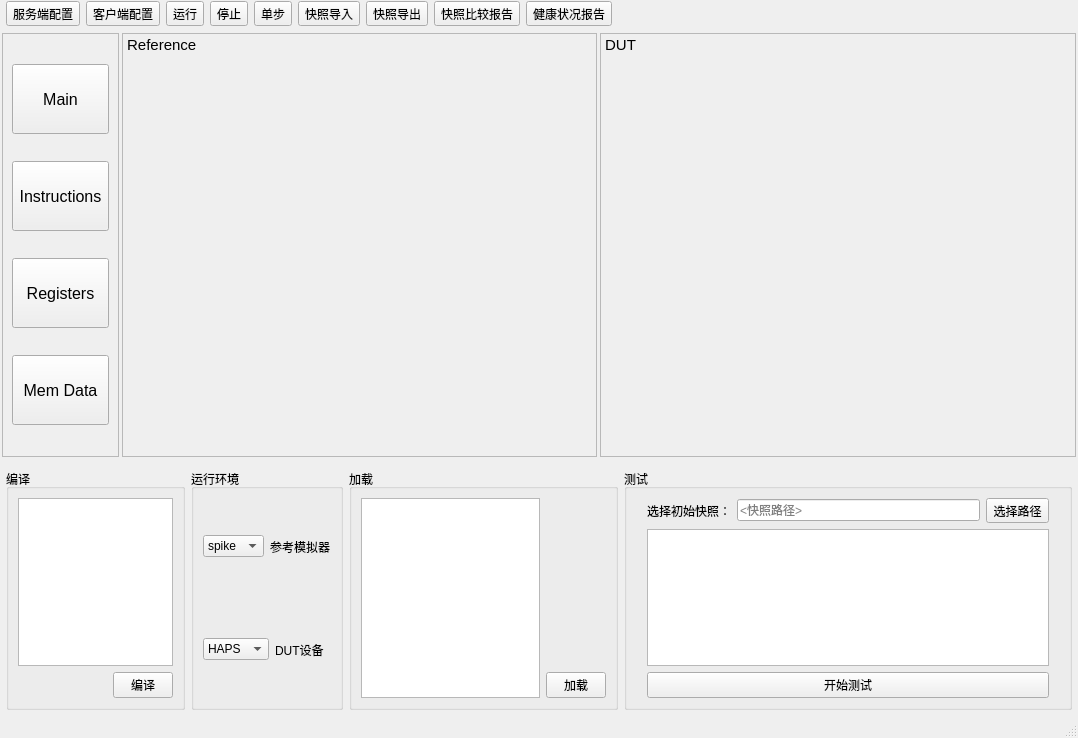
<?xml version="1.0" encoding="UTF-8"?>
<ui version="4.0">
 <class>MainWindow</class>
 <widget class="QMainWindow" name="MainWindow">
  <property name="geometry">
   <rect>
    <x>0</x>
    <y>0</y>
    <width>1078</width>
    <height>738</height>
   </rect>
  </property>
  <property name="windowTitle">
   <string>MainWindow</string>
  </property>
  <widget class="QWidget" name="centralwidget">
   <layout class="QVBoxLayout" name="verticalLayout" stretch="1,17,10">
    <property name="leftMargin">
     <number>1</number>
    </property>
    <property name="topMargin">
     <number>1</number>
    </property>
    <property name="rightMargin">
     <number>1</number>
    </property>
    <property name="bottomMargin">
     <number>1</number>
    </property>
    <item>
     <widget class="QWidget" name="widget_2" native="true">
      <layout class="QHBoxLayout" name="horizontalLayout_4">
       <property name="leftMargin">
        <number>5</number>
       </property>
       <property name="topMargin">
        <number>0</number>
       </property>
       <property name="rightMargin">
        <number>5</number>
       </property>
       <property name="bottomMargin">
        <number>0</number>
       </property>
       <item>
        <widget class="QToolButton" name="serviceButton">
         <property name="sizePolicy">
          <sizepolicy hsizetype="Fixed" vsizetype="Fixed">
           <horstretch>0</horstretch>
           <verstretch>0</verstretch>
          </sizepolicy>
         </property>
         <property name="minimumSize">
          <size>
           <width>10</width>
           <height>10</height>
          </size>
         </property>
         <property name="text">
          <string>服务端配置</string>
         </property>
         <property name="icon">
          <iconset>
           <normaloff>../imgs/icon/service.png</normaloff>../imgs/icon/service.png</iconset>
         </property>
         <property name="checkable">
          <bool>false</bool>
         </property>
         <property name="autoRepeat">
          <bool>false</bool>
         </property>
         <property name="autoExclusive">
          <bool>false</bool>
         </property>
         <property name="toolButtonStyle">
          <enum>Qt::ToolButtonTextBesideIcon</enum>
         </property>
         <property name="autoRaise">
          <bool>false</bool>
         </property>
        </widget>
       </item>
       <item>
        <widget class="QToolButton" name="clientButton">
         <property name="text">
          <string>客户端配置</string>
         </property>
         <property name="icon">
          <iconset>
           <normaloff>../imgs/icon/client.png</normaloff>../imgs/icon/client.png</iconset>
         </property>
         <property name="toolButtonStyle">
          <enum>Qt::ToolButtonTextBesideIcon</enum>
         </property>
        </widget>
       </item>
       <item>
        <widget class="QToolButton" name="runButton">
         <property name="text">
          <string>运行</string>
         </property>
         <property name="icon">
          <iconset>
           <normaloff>../imgs/icon/run.png</normaloff>../imgs/icon/run.png</iconset>
         </property>
         <property name="toolButtonStyle">
          <enum>Qt::ToolButtonTextBesideIcon</enum>
         </property>
        </widget>
       </item>
       <item>
        <widget class="QToolButton" name="stopButton">
         <property name="text">
          <string>停止</string>
         </property>
         <property name="icon">
          <iconset>
           <normaloff>../imgs/icon/stop.png</normaloff>../imgs/icon/stop.png</iconset>
         </property>
         <property name="toolButtonStyle">
          <enum>Qt::ToolButtonTextBesideIcon</enum>
         </property>
        </widget>
       </item>
       <item>
        <widget class="QToolButton" name="stepButton">
         <property name="text">
          <string>单步</string>
         </property>
         <property name="icon">
          <iconset>
           <normaloff>../imgs/icon/step.png</normaloff>../imgs/icon/step.png</iconset>
         </property>
         <property name="toolButtonStyle">
          <enum>Qt::ToolButtonTextBesideIcon</enum>
         </property>
        </widget>
       </item>
       <item>
        <widget class="QToolButton" name="importButton">
         <property name="text">
          <string>快照导入</string>
         </property>
         <property name="icon">
          <iconset>
           <normaloff>../imgs/icon/import.png</normaloff>../imgs/icon/import.png</iconset>
         </property>
         <property name="toolButtonStyle">
          <enum>Qt::ToolButtonTextBesideIcon</enum>
         </property>
        </widget>
       </item>
       <item>
        <widget class="QToolButton" name="exportButton">
         <property name="text">
          <string>快照导出</string>
         </property>
         <property name="icon">
          <iconset>
           <normaloff>../imgs/icon/export.png</normaloff>../imgs/icon/export.png</iconset>
         </property>
         <property name="toolButtonStyle">
          <enum>Qt::ToolButtonTextBesideIcon</enum>
         </property>
        </widget>
       </item>
       <item>
        <widget class="QToolButton" name="compareButton">
         <property name="text">
          <string>快照比较报告</string>
         </property>
         <property name="icon">
          <iconset>
           <normaloff>../imgs/icon/compare.png</normaloff>../imgs/icon/compare.png</iconset>
         </property>
         <property name="toolButtonStyle">
          <enum>Qt::ToolButtonTextBesideIcon</enum>
         </property>
        </widget>
       </item>
       <item>
        <widget class="QToolButton" name="healthButton">
         <property name="text">
          <string>健康状况报告</string>
         </property>
         <property name="icon">
          <iconset>
           <normaloff>../imgs/icon/health.png</normaloff>../imgs/icon/health.png</iconset>
         </property>
         <property name="toolButtonStyle">
          <enum>Qt::ToolButtonTextBesideIcon</enum>
         </property>
        </widget>
       </item>
       <item>
        <spacer name="horizontalSpacer_2">
         <property name="orientation">
          <enum>Qt::Horizontal</enum>
         </property>
         <property name="sizeHint" stdset="0">
          <size>
           <width>40</width>
           <height>20</height>
          </size>
         </property>
        </spacer>
       </item>
      </layout>
     </widget>
    </item>
    <item>
     <widget class="QWidget" name="widget_3" native="true">
      <layout class="QHBoxLayout" name="horizontalLayout_5" stretch="1,4,4">
       <property name="spacing">
        <number>1</number>
       </property>
       <property name="leftMargin">
        <number>1</number>
       </property>
       <property name="topMargin">
        <number>1</number>
       </property>
       <property name="rightMargin">
        <number>1</number>
       </property>
       <property name="bottomMargin">
        <number>1</number>
       </property>
       <item>
        <layout class="QVBoxLayout" name="verticalLayout_3" stretch="0">
         <property name="leftMargin">
          <number>0</number>
         </property>
         <property name="topMargin">
          <number>0</number>
         </property>
         <property name="rightMargin">
          <number>2</number>
         </property>
         <property name="bottomMargin">
          <number>0</number>
         </property>
         <item>
          <widget class="QScrollArea" name="scrollArea">
           <property name="widgetResizable">
            <bool>true</bool>
           </property>
           <widget class="QWidget" name="scrollAreaWidgetContents_3">
            <property name="geometry">
             <rect>
              <x>0</x>
              <y>0</y>
              <width>114</width>
              <height>420</height>
             </rect>
            </property>
            <layout class="QVBoxLayout" name="verticalLayout_7">
             <item>
              <widget class="QPushButton" name="Main_button">
               <property name="minimumSize">
                <size>
                 <width>80</width>
                 <height>70</height>
                </size>
               </property>
               <property name="font">
                <font>
                 <pointsize>12</pointsize>
                </font>
               </property>
               <property name="text">
                <string>Main</string>
               </property>
              </widget>
             </item>
             <item>
              <widget class="QPushButton" name="IS_button">
               <property name="enabled">
                <bool>true</bool>
               </property>
               <property name="sizePolicy">
                <sizepolicy hsizetype="Minimum" vsizetype="Fixed">
                 <horstretch>0</horstretch>
                 <verstretch>4</verstretch>
                </sizepolicy>
               </property>
               <property name="minimumSize">
                <size>
                 <width>80</width>
                 <height>70</height>
                </size>
               </property>
               <property name="font">
                <font>
                 <pointsize>12</pointsize>
                </font>
               </property>
               <property name="styleSheet">
                <string notr="true"/>
               </property>
               <property name="text">
                <string>Instructions</string>
               </property>
              </widget>
             </item>
             <item>
              <widget class="QPushButton" name="Reg_button">
               <property name="minimumSize">
                <size>
                 <width>80</width>
                 <height>70</height>
                </size>
               </property>
               <property name="font">
                <font>
                 <pointsize>12</pointsize>
                </font>
               </property>
               <property name="styleSheet">
                <string notr="true"/>
               </property>
               <property name="text">
                <string>Registers</string>
               </property>
              </widget>
             </item>
             <item>
              <widget class="QPushButton" name="Mem_button">
               <property name="minimumSize">
                <size>
                 <width>80</width>
                 <height>70</height>
                </size>
               </property>
               <property name="font">
                <font>
                 <pointsize>12</pointsize>
                </font>
               </property>
               <property name="styleSheet">
                <string notr="true"/>
               </property>
               <property name="text">
                <string>Mem Data</string>
               </property>
              </widget>
             </item>
            </layout>
           </widget>
          </widget>
         </item>
        </layout>
       </item>
       <item>
        <layout class="QGridLayout" name="REF_layout">
         <property name="rightMargin">
          <number>2</number>
         </property>
         <item row="0" column="0">
          <widget class="QWidget" name="REF_widget" native="true">
           <layout class="QHBoxLayout" name="horizontalLayout_9">
            <property name="leftMargin">
             <number>0</number>
            </property>
            <property name="topMargin">
             <number>0</number>
            </property>
            <property name="rightMargin">
             <number>0</number>
            </property>
            <property name="bottomMargin">
             <number>0</number>
            </property>
            <item>
             <widget class="QScrollArea" name="referenceArea">
              <property name="widgetResizable">
               <bool>true</bool>
              </property>
              <widget class="QWidget" name="scrollAreaWidgetContents">
               <property name="geometry">
                <rect>
                 <x>0</x>
                 <y>0</y>
                 <width>472</width>
                 <height>420</height>
                </rect>
               </property>
               <widget class="QLabel" name="referencelabel">
                <property name="geometry">
                 <rect>
                  <x>0</x>
                  <y>0</y>
                  <width>461</width>
                  <height>21</height>
                 </rect>
                </property>
                <property name="font">
                 <font>
                  <pointsize>11</pointsize>
                 </font>
                </property>
                <property name="text">
                 <string> Reference</string>
                </property>
               </widget>
              </widget>
             </widget>
            </item>
           </layout>
          </widget>
         </item>
        </layout>
       </item>
       <item>
        <layout class="QGridLayout" name="DUT_layout">
         <item row="0" column="0">
          <widget class="QWidget" name="DUT_widget" native="true">
           <layout class="QGridLayout" name="gridLayout_3">
            <property name="leftMargin">
             <number>0</number>
            </property>
            <property name="topMargin">
             <number>0</number>
            </property>
            <property name="rightMargin">
             <number>0</number>
            </property>
            <property name="bottomMargin">
             <number>0</number>
            </property>
            <property name="verticalSpacing">
             <number>6</number>
            </property>
            <item row="0" column="0">
             <widget class="QScrollArea" name="DUTArea_2">
              <property name="widgetResizable">
               <bool>true</bool>
              </property>
              <widget class="QWidget" name="scrollAreaWidgetContents_2">
               <property name="geometry">
                <rect>
                 <x>0</x>
                 <y>0</y>
                 <width>472</width>
                 <height>420</height>
                </rect>
               </property>
               <widget class="QLabel" name="DUTlabel">
                <property name="geometry">
                 <rect>
                  <x>0</x>
                  <y>0</y>
                  <width>441</width>
                  <height>21</height>
                 </rect>
                </property>
                <property name="font">
                 <font>
                  <pointsize>11</pointsize>
                 </font>
                </property>
                <property name="text">
                 <string> DUT</string>
                </property>
               </widget>
              </widget>
             </widget>
            </item>
           </layout>
          </widget>
         </item>
        </layout>
       </item>
      </layout>
     </widget>
    </item>
    <item>
     <widget class="QWidget" name="widget" native="true">
      <layout class="QHBoxLayout" name="horizontalLayout" stretch="4,3,6,10">
       <property name="leftMargin">
        <number>5</number>
       </property>
       <property name="topMargin">
        <number>5</number>
       </property>
       <property name="rightMargin">
        <number>5</number>
       </property>
       <property name="bottomMargin">
        <number>5</number>
       </property>
       <item>
        <widget class="QGroupBox" name="groupBox">
         <property name="title">
          <string>编译</string>
         </property>
         <layout class="QVBoxLayout" name="verticalLayout_6">
          <item>
           <widget class="QTextBrowser" name="compile_Browser"/>
          </item>
          <item>
           <layout class="QHBoxLayout" name="horizontalLayout_8">
            <item>
             <spacer name="horizontalSpacer">
              <property name="orientation">
               <enum>Qt::Horizontal</enum>
              </property>
              <property name="sizeHint" stdset="0">
               <size>
                <width>40</width>
                <height>20</height>
               </size>
              </property>
             </spacer>
            </item>
            <item>
             <widget class="QPushButton" name="compile_Button">
              <property name="maximumSize">
               <size>
                <width>60</width>
                <height>16777215</height>
               </size>
              </property>
              <property name="text">
               <string>编译</string>
              </property>
             </widget>
            </item>
           </layout>
          </item>
         </layout>
        </widget>
       </item>
       <item>
        <widget class="QGroupBox" name="groupBox_2">
         <property name="title">
          <string>运行环境</string>
         </property>
         <layout class="QVBoxLayout" name="verticalLayout_2">
          <item>
           <layout class="QHBoxLayout" name="horizontalLayout_2">
            <item>
             <widget class="QComboBox" name="reference_Box">
              <item>
               <property name="text">
                <string>spike</string>
               </property>
              </item>
              <item>
               <property name="text">
                <string>gem5</string>
               </property>
              </item>
             </widget>
            </item>
            <item>
             <widget class="QLabel" name="label">
              <property name="text">
               <string>参考模拟器</string>
              </property>
             </widget>
            </item>
           </layout>
          </item>
          <item>
           <layout class="QHBoxLayout" name="horizontalLayout_3">
            <item>
             <widget class="QComboBox" name="DUT_Box">
              <item>
               <property name="text">
                <string>HAPS</string>
               </property>
              </item>
              <item>
               <property name="text">
                <string>EVB板</string>
               </property>
              </item>
             </widget>
            </item>
            <item>
             <widget class="QLabel" name="label_2">
              <property name="text">
               <string>DUT设备</string>
              </property>
             </widget>
            </item>
           </layout>
          </item>
         </layout>
        </widget>
       </item>
       <item>
        <widget class="QGroupBox" name="groupBox_3">
         <property name="title">
          <string>加载</string>
         </property>
         <layout class="QHBoxLayout" name="horizontalLayout_7" stretch="2,0">
          <item>
           <widget class="QTableWidget" name="load_Widget"/>
          </item>
          <item>
           <layout class="QVBoxLayout" name="verticalLayout_5">
            <item>
             <spacer name="verticalSpacer">
              <property name="orientation">
               <enum>Qt::Vertical</enum>
              </property>
              <property name="sizeHint" stdset="0">
               <size>
                <width>20</width>
                <height>40</height>
               </size>
              </property>
             </spacer>
            </item>
            <item>
             <widget class="QPushButton" name="load_Button">
              <property name="maximumSize">
               <size>
                <width>60</width>
                <height>16777215</height>
               </size>
              </property>
              <property name="text">
               <string>加载</string>
              </property>
             </widget>
            </item>
           </layout>
          </item>
         </layout>
        </widget>
       </item>
       <item>
        <widget class="QGroupBox" name="groupBox_4">
         <property name="title">
          <string>测试</string>
         </property>
         <layout class="QVBoxLayout" name="verticalLayout_4">
          <property name="leftMargin">
           <number>20</number>
          </property>
          <property name="rightMargin">
           <number>20</number>
          </property>
          <item>
           <layout class="QHBoxLayout" name="horizontalLayout_6">
            <item>
             <widget class="QLabel" name="label_4">
              <property name="text">
               <string>选择初始快照：</string>
              </property>
             </widget>
            </item>
            <item>
             <widget class="QLineEdit" name="route_Edit">
              <property name="placeholderText">
               <string>&lt;快照路径&gt;</string>
              </property>
             </widget>
            </item>
            <item>
             <widget class="QToolButton" name="route_Button">
              <property name="text">
               <string>选择路径</string>
              </property>
             </widget>
            </item>
           </layout>
          </item>
          <item>
           <widget class="QTextBrowser" name="textBrowser"/>
          </item>
          <item>
           <widget class="QPushButton" name="test_Button">
            <property name="text">
             <string>开始测试</string>
            </property>
           </widget>
          </item>
         </layout>
        </widget>
       </item>
      </layout>
     </widget>
    </item>
   </layout>
  </widget>
  <widget class="QStatusBar" name="statusbar"/>
 </widget>
 <resources/>
 <connections/>
</ui>
